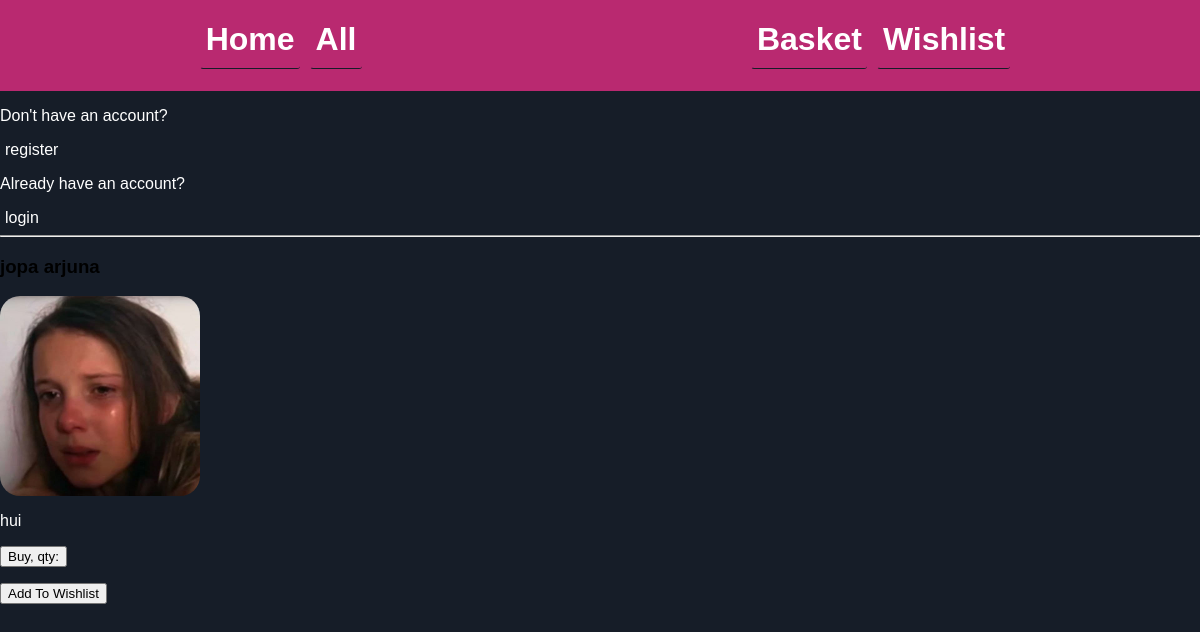
Page /jopa on the committed database.
### shop/models.py (models this page shows, shortened)
class Product(models.Model):
    name = models.CharField(max_length=120)
    description = models.TextField(null=True, blank=True)
    price = models.DecimalField(max_digits=5, decimal_places=2)
    in_stock = models.BooleanField(default=True)
    owner = models.ForeignKey(settings.AUTH_USER_MODEL, on_delete=models.CASCADE)
    image = models.ImageField(upload_to='products/', default='products/default.jpg')
    id = models.UUIDField(default=uuid.uuid4, primary_key=True)
    slug = models.SlugField(max_length=120, unique=True)
    category = models.ForeignKey(Category, default='None', on_delete=models.CASCADE)
    created = models.DateTimeField(auto_now_add=True)
    updated = models.DateTimeField(auto_now=True)
    class Meta:
        ordering = ('-updated', '-created')

### shop/views.py (the view)
# urls.py: path(r'<str:pk>', views.detail_page, name='detail_page')
def detail_page(request, pk):
    product = get_object_or_404(Product, slug=pk, in_stock=True)
    context = {'product': product}
    return render(request, 'templates/ecommerce/single.html', context)

### basket/basket.py (called while the page is built)
    def __len__(self):
        return sum(int(product['qty']) for product in self.basket.values())

### basket/context_processors.py (called while the page is built)
def basket(request):
    return {'basket': Basket(request)}

### wishlist/context_processors.py (called while the page is built)
def wishlist(request):
    return {'wishlist': Wishlist(request)}

### wishlist/wishlist.py (called while the page is built)
    def __len__(self):
        return len(self.wishlist)

### templates/ecommerce/single.html (shortened to what this page needs)
{% extends 'templates/base.html' %}
{% block content %}
<hr>
<h3>{{product.name}}</h3>
<img src="{{product.image.url}}" width="200px" height="200px" style="border-radius: 20px">
<p>{{product.description}}</p>
<button id="buy-button" type="button" value="{{product.id}}">Buy, qty: {{qty}}</button>
<button id="wishlist-button" type="button" value="{{product.id}}">Add To Wishlist</button>
{% endblock %}

### static/css/main.css (style rules this page uses)
body { background-color: #161D28; font-family: Verdana, Geneva, Tahoma, sans-serif; margin: 0; padding: 0; }
p { color: #fff; }

### rows in the picture
Product: name "jopa arjuna", image (placeholder picture), description "hui"
